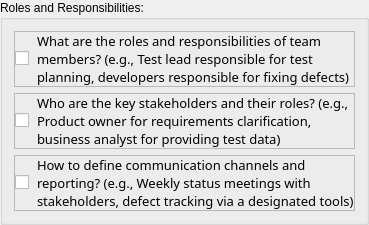
                      <widget class="QGroupBox" name="groupBox_30">
                       <property name="title">
                        <string>Roles and Responsibilities:</string>
                       </property>
                       <layout class="QVBoxLayout" name="verticalLayout_41">
                        <item>
                         <widget class="QFrame" name="frame_79">
                          <property name="frameShape">
                           <enum>QFrame::StyledPanel</enum>
                          </property>
                          <property name="frameShadow">
                           <enum>QFrame::Raised</enum>
                          </property>
                          <layout class="QHBoxLayout" name="horizontalLayout_84">
                           <property name="spacing">
                            <number>8</number>
                           </property>
                           <property name="leftMargin">
                            <number>0</number>
                           </property>
                           <property name="topMargin">
                            <number>0</number>
                           </property>
                           <property name="rightMargin">
                            <number>0</number>
                           </property>
                           <property name="bottomMargin">
                            <number>0</number>
                           </property>
                           <item>
                            <widget class="QCheckBox" name="cb25">
                             <property name="sizePolicy">
                              <sizepolicy hsizetype="Fixed" vsizetype="Fixed">
                               <horstretch>0</horstretch>
                               <verstretch>0</verstretch>
                              </sizepolicy>
                             </property>
                             <property name="text">
                              <string/>
                             </property>
                            </widget>
                           </item>
                           <item>
                            <widget class="QLabel" name="label_83">
                             <property name="font">
                              <font>
                               <family>Cascadia Mono</family>
                               <pointsize>10</pointsize>
                               <weight>50</weight>
                               <italic>false</italic>
                               <bold>false</bold>
                              </font>
                             </property>
                             <property name="text">
                              <string>What are the roles and responsibilities of team members? (e.g., Test lead responsible for test planning, developers responsible for fixing defects)</string>
                             </property>
                             <property name="wordWrap">
                              <bool>true</bool>
                             </property>
                            </widget>
                           </item>
                          </layout>
                         </widget>
                        </item>
                        <item>
                         <widget class="QFrame" name="frame_80">
                          <property name="frameShape">
                           <enum>QFrame::StyledPanel</enum>
                          </property>
                          <property name="frameShadow">
                           <enum>QFrame::Raised</enum>
                          </property>
                          <layout class="QHBoxLayout" name="horizontalLayout_85">
                           <property name="spacing">
                            <number>8</number>
                           </property>
                           <property name="leftMargin">
                            <number>0</number>
                           </property>
                           <property name="topMargin">
                            <number>0</number>
                           </property>
                           <property name="rightMargin">
                            <number>0</number>
                           </property>
                           <property name="bottomMargin">
                            <number>0</number>
                           </property>
                           <item>
                            <widget class="QCheckBox" name="cb26">
                             <property name="sizePolicy">
                              <sizepolicy hsizetype="Fixed" vsizetype="Fixed">
                               <horstretch>0</horstretch>
                               <verstretch>0</verstretch>
                              </sizepolicy>
                             </property>
                             <property name="text">
                              <string/>
                             </property>
                            </widget>
                           </item>
                           <item>
                            <widget class="QLabel" name="label_84">
                             <property name="font">
                              <font>
                               <family>Cascadia Mono</family>
                               <pointsize>10</pointsize>
                               <weight>50</weight>
                               <italic>false</italic>
                               <bold>false</bold>
                              </font>
                             </property>
                             <property name="text">
                              <string>Who are the key stakeholders and their roles? (e.g., Product owner for requirements clarification, business analyst for providing test data)</string>
                             </property>
                             <property name="wordWrap">
                              <bool>true</bool>
                             </property>
                            </widget>
                           </item>
                          </layout>
                         </widget>
                        </item>
                        <item>
                         <widget class="QFrame" name="frame_81">
                          <property name="frameShape">
                           <enum>QFrame::StyledPanel</enum>
                          </property>
                          <property name="frameShadow">
                           <enum>QFrame::Raised</enum>
                          </property>
                          <layout class="QHBoxLayout" name="horizontalLayout_86">
                           <property name="spacing">
                            <number>8</number>
                           </property>
                           <property name="leftMargin">
                            <number>0</number>
                           </property>
                           <property name="topMargin">
                            <number>0</number>
                           </property>
                           <property name="rightMargin">
                            <number>0</number>
                           </property>
                           <property name="bottomMargin">
                            <number>0</number>
                           </property>
                           <item>
                            <widget class="QCheckBox" name="cb27">
                             <property name="sizePolicy">
                              <sizepolicy hsizetype="Fixed" vsizetype="Fixed">
                               <horstretch>0</horstretch>
                               <verstretch>0</verstretch>
                              </sizepolicy>
                             </property>
                             <property name="text">
                              <string/>
                             </property>
                            </widget>
                           </item>
                           <item>
                            <widget class="QLabel" name="label_85">
                             <property name="font">
                              <font>
                               <family>Cascadia Mono</family>
                               <pointsize>10</pointsize>
                               <weight>50</weight>
                               <italic>false</italic>
                               <bold>false</bold>
                              </font>
                             </property>
                             <property name="text">
                              <string>How to define communication channels and reporting? (e.g., Weekly status meetings with stakeholders, defect tracking via a designated tools)</string>
                             </property>
                             <property name="wordWrap">
                              <bool>true</bool>
                             </property>
                            </widget>
                           </item>
                          </layout>
                         </widget>
                        </item>
                       </layout>
                      </widget>
